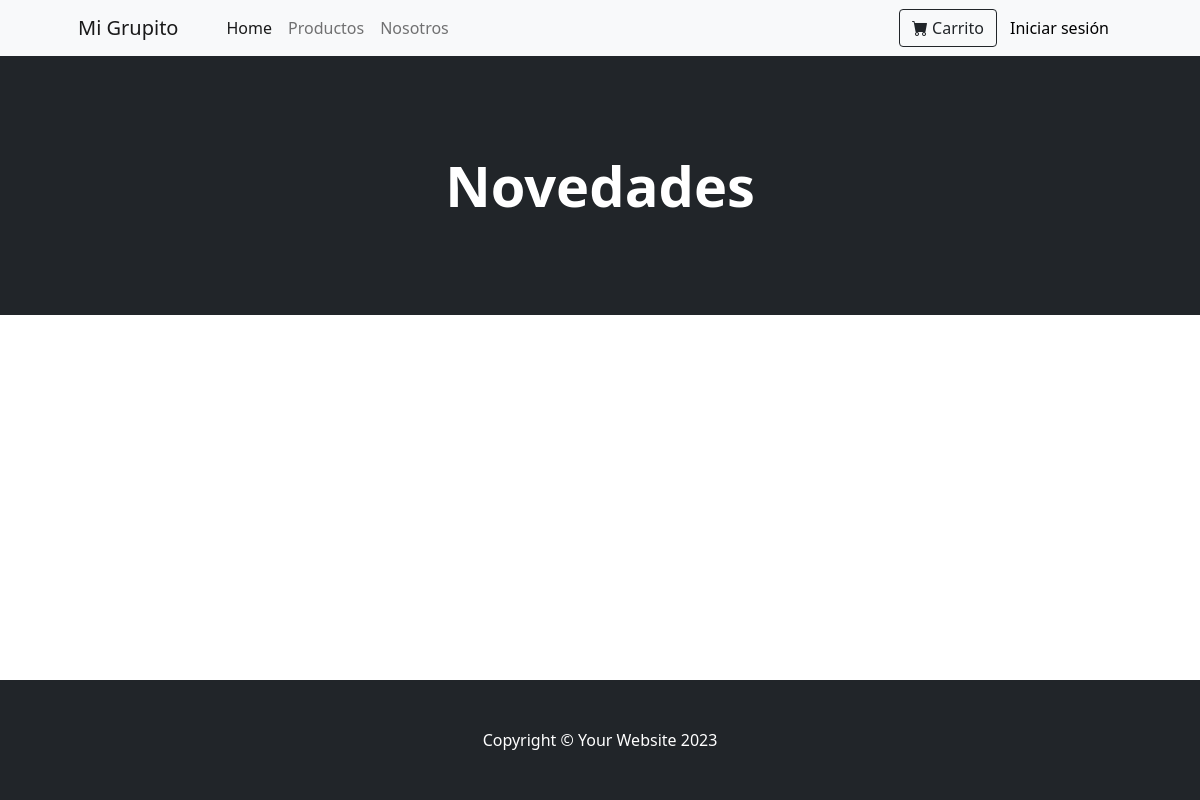
Before: / with the older database file.
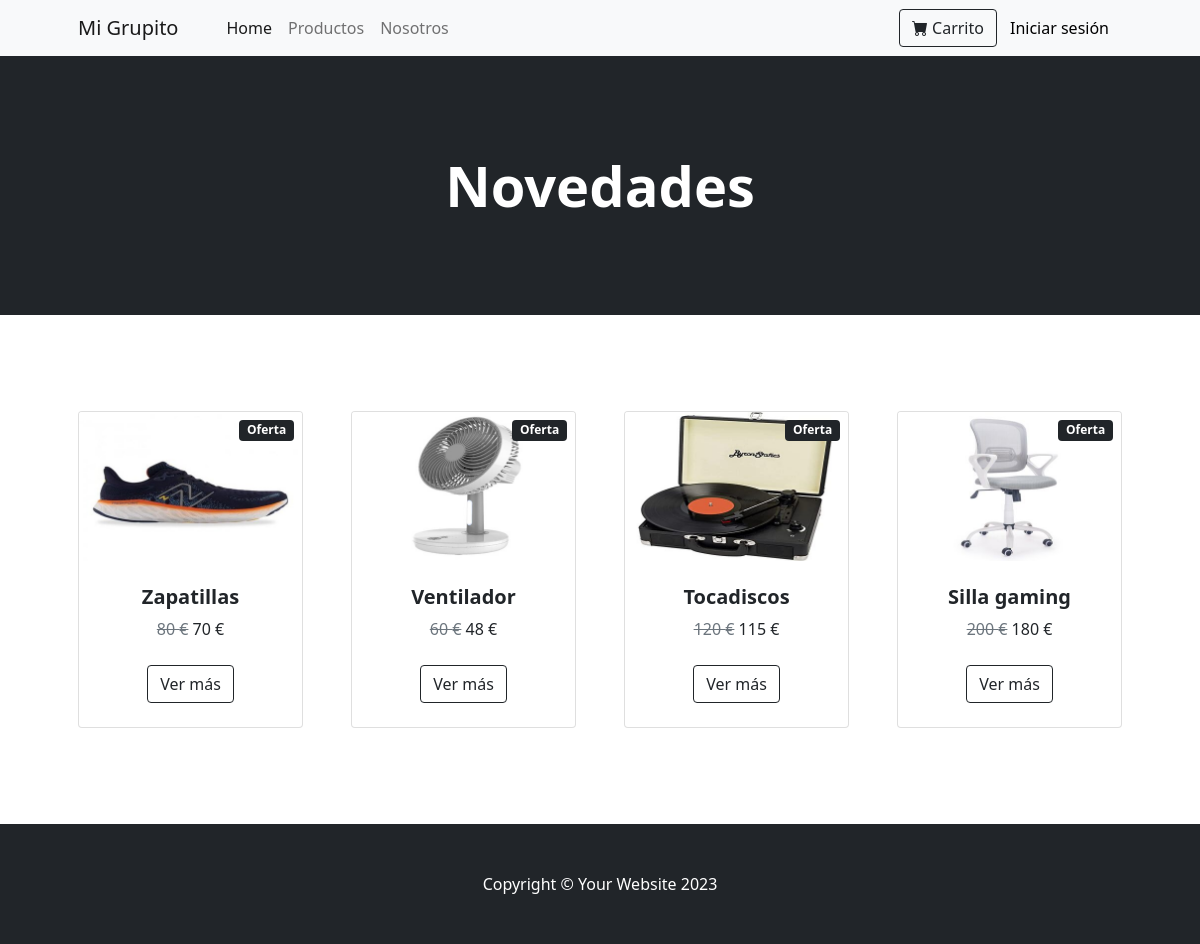
After: the same page with the newer database file.
### tables this page shows
CREATE TABLE PRODUCTOS (
    idProducto INT AUTO_INCREMENT PRIMARY KEY,
    nombre VARCHAR(50),
    introDescripcion VARCHAR(255),
    descripcion VARCHAR(255),
    imagenG VARCHAR(50),
    imagenP VARCHAR(50),
    precio INT, 
    precioOferta INT,
    estado BOOLEAN
);

### inc/bbdd.php (called while the page is built, shortened)
<?php
function conectarBD()
{
    try {
        $conexion = new PDO("mysql:host=" . HOST . "; dbname=" . DBNAME . "; charset=utf8", USER, PASSWORD);
        $conexion->setAttribute(PDO::ATTR_ERRMODE, PDO::ERRMODE_EXCEPTION);
    } catch (PDOException $e) {
        echo "Error: Error al conectarse con la base de datos: " . $e->getMessage();
        file_put_contents("PDOErrors.txt", "\r\n" . date('j F, Y, g:i a ') . $e->getMessage(), FILE_APPEND);
        exit;
    }
    return $conexion;
}
function seleccionar_novedades()
{
    $conexion = conectarBD();
    try {
        $sql = "SELECT * FROM productos order by idProducto DESC LIMIT 4";
        $stmt = $conexion->query($sql);
        $rows = $stmt->fetchAll(PDO::FETCH_ASSOC);
    } catch (PDOException $e) {
        echo "Error: Error al conectarse con la base de datos: " . $e->getMessage();
        file_put_contents("PDOErrors.txt", "\r\n" . date('j F, Y, g:i a ') . $e->getMessage(), FILE_APPEND);
        exit;
    }
    return $rows;
}
?>

### index.php (the view, shortened to what this page needs)
<?php include ("inc/bbdd.php"); ?>
<?php include("inc/header.php"); ?>
<?php
    $productos = seleccionar_novedades();
?>
    <section class="py-5">
        <div class="container px-4 px-lg-5 mt-5">
            <div class="row gx-4 gx-lg-5 row-cols-2 row-cols-md-3 row-cols-xl-4 justify-content-center">
<?php
    foreach ($productos as $producto) {
        $idProducto = $producto['idProducto'];
        $nombre = $producto['nombre'];
        $imagenP = $producto['imagenP'];
        $precio = $producto['precio'];
        $precioOferta = $producto['precioOferta'];
?>
            <div class="col mb-5">
                <div class="card h-100">
                    <div class="badge bg-dark text-white position-absolute" style="top: 0.5rem; right: 0.5rem">Oferta</div>
                    <img class="card-img-top" src="img/<?= $imagenP ?>" alt="..." />
                    <div class="card-body p-4">
                        <div class="text-center">
                            <h5 class="fw-bolder"><?= $nombre ?></h5>
                            <span class="text-muted text-decoration-line-through"><?= $precio ?> €</span>
                            <?= $precioOferta ?> €
                        </div>
                    </div>
                    <div class="card-footer p-4 pt-0 border-top-0 bg-transparent">
                        <div class="text-center"><a class="btn btn-outline-dark mt-auto" href="producto.php?idProducto=<?=$idProducto ?>">Ver más</a></div>
                    </div>
                </div>
            </div>
<?php } ?>
        </div>
    </div>
</section>
<?php include("inc/footer.php"); ?>

Changed rows visible on the page:
added productos: imagenP (picture), nombre "Zapatillas", precio "80", precioOferta "70"
added productos: imagenP (picture), nombre "Ventilador", precio "60", precioOferta "48"
added productos: imagenP (picture), nombre "Tocadiscos", precio "120", precioOferta "115"
added productos: imagenP (picture), nombre "Silla gaming", precio "200", precioOferta "180"
